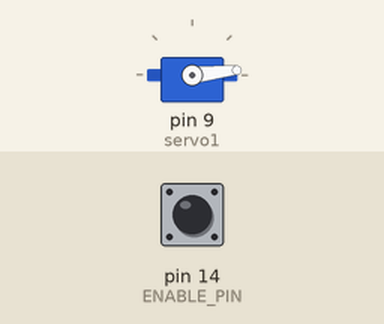
Bench run of a sketch on a simulated Arduino Uno, built with avr-gcc and run on an emulated ATmega328P. On the bench: servo. The test bench sets the inputs (shaded band); at power-on: pin 14 (ENABLE_PIN) HIGH.

Above: at 15.05 s.
At 15.35 s:
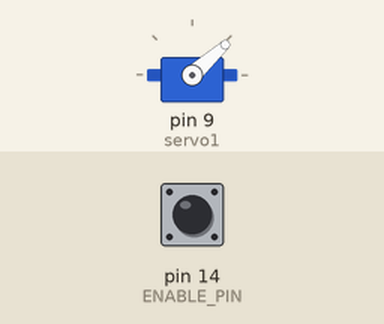
At 23.0 s:
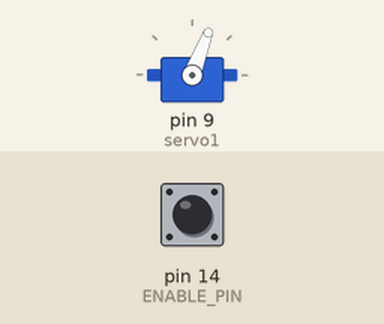
At 30.95 s:
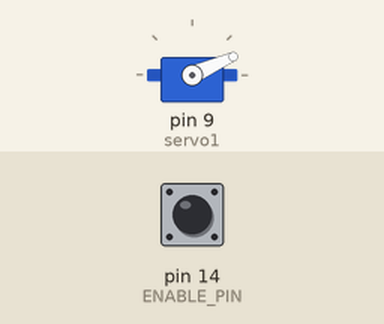
Timing chart, 0 to 55.5 s (numbered marks = the images above):
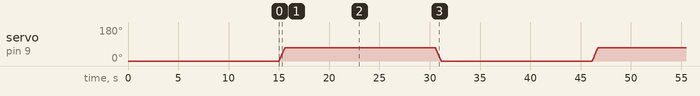

The sketch:

iris.ino
```cpp
// Code for Mechanical Iris portion of the DorkbotPDX Exquiste Corpse Project (http://dorkbotpdx.org/blog/breedx/exquisite_corpse)
// Brian Richardson (bzzt@knowhere.net)

#include <Servo.h>

#define FULL_OPEN 69
#define STEP_DELAY 8
#define STATE_DELAY 15000

#define ENABLE_PIN 14
#define OPEN_PIN 15

#define DEBOUNCE_DELAY 50

Servo servo1;
int irisState = 0;

void configPin(int pin_index)
{
   pinMode(pin_index, INPUT);
   digitalWrite(pin_index, HIGH);
}

void setup()
{
   servo1.attach(9);
   servo1.write(0);
   servo1.detach();
   delay(STATE_DELAY);

   configPin(ENABLE_PIN);
   configPin(OPEN_PIN);
}

void open_iris()
{
   servo1.attach(9);
   for (int i = 0; i <= FULL_OPEN; i++) {
      servo1.write(i);
      delay(STEP_DELAY);
   }
   irisState = 1;
   servo1.detach();

}

void close_iris()
{
  servo1.attach(9);
   for (int i = FULL_OPEN; i >= 0; i--)
   {
      servo1.write(i);
      delay(STEP_DELAY);
   }
   irisState = 0;
   servo1.detach();
}

// Self running mode
void self_loop()
{
   open_iris();

   delay(STATE_DELAY);

   close_iris();

   delay(STATE_DELAY);
}

// External control mode
void external_loop()
{
   int curr_state = digitalRead(OPEN_PIN);
   // pin high = iris closed
   if (curr_state == HIGH)
   {
      if (irisState != 0)
      {
         close_iris();
      }
   } else {
      // pin low = iris open
      if (irisState != 1)
      {
         open_iris();
      }
   }
}

void loop()
{
   if (digitalRead(ENABLE_PIN) == 0)
   {
      external_loop();
   } else {
      self_loop();
   }
}
```
